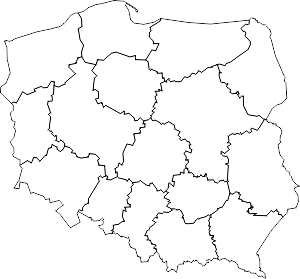
#> input picture report3/polska.png, 300 x 279 px
$ jupyter execute report3.ipynb
#> lines starting #> are read from the running program, lines starting #| are printed output that depends on the picture; long printed decimals are rounded
*The report must be prepared individually. You can use the Internet to research the questions, but do not use your findings verbatim; paraphrase them instead. Do not share or copy your report - in case of a suspicion of plagiarism you will lose your points from this report.*

Author: Szymon Czajkowski 156067

[cell 1]
import matplotlib.pyplot as plt
import matplotlib.image as mpimg
import random
import math

[cell 2]
class Problem:
    ### to solve a problem using Evolutionary Algorithms, me must define four methods

    def random_solution(self):
        # this method returns a random solution for a given problem
        # ...we need it to create the initial population!
        return []

    def evaluate(self, s):
        # this method returns the quality of a given solution s
        # ...we need it to decide which solutions should participate in creating the new population!
        return 0.0

    def mutate(self, s):
        # this method returns a slightly modified solution s
        # ...this is one of the evolutionary operators!
        return s[:]

    def crossover(self, s1, s2):
        # this method returns a solution that is a combination of its parent solutions - s1 and s2
        # ...this is one of the evolutionary operators!
        return s1[:]

    ### additionally, we should define a method that will give us a preview of any given solution s
    def display_solution_param(self, s):
        print(s)

[cell 3]
class TSP(Problem):
    cities = 0
    distances = []
    locations = []

    def __init__(self, cities, city_coords=None, seed=1234):
        # we draw random locations for the cities and we prepare a matrix of distances between them - it will come useful later!

#> called with cities = 16, seed = 1234
        random.seed(seed)
        self.cities = cities

        self.locations = []
        if city_coords is None:
            for i in range(cities):
                self.locations.append((random.random(), random.random()))
        else:
            for i in range(cities):
                self.locations.append(city_coords[i])

        self.distances = []
        for i in range(cities):
            self.distances.append([])
            for j in range(cities):
                self.distances[i].append(self.distance(i, j))

    def distance(self, c1, c2):
        # euclidean distance between two points on a map

        loc1, loc2 = self.locations[c1], self.locations[c2]
        return math.sqrt((loc1[0]-loc2[0])**2 + (loc1[1]-loc2[1])**2)

    def random_solution(self):
        # we return a random permutation of numbers, which corresponds to a random order of visiting cities

        s = [i for i in range(self.cities)]
        random.shuffle(s)
        return s

    def evaluate(self, s):
        # length of the route is equal to the sum of distances between all subsequent cities
        # notice that we include the distance between the first and the last city as well! the route is a loop!

        fit = 0
        for i in range(len(s)):
            fit += self.distances[s[i]][s[i+1 if i+1<len(s) else 0]]
        return fit

    def mutate(self, s):
        # to mutate a solution, we reverse a random subsequence of the solution
        # the route is a loop, so we need to handle the subsequences that cross the end of the array in a special way!

        sol = s[:]
        c1, c2 = random.sample(range(0, self.cities), 2)
        if c1 < c2:
            rev = sol[c1:c2+1]
            rev.reverse()
            sol[c1:c2+1] = rev
        else:
            rev = sol[c1:] + sol[:c2+1]
            rev.reverse()
            sol[:(c2+1)] = rev[-(c2+1):]
            sol[c1:] = rev[:-(c2+1)]
        return sol

    def crossover(self, s1, s2):
        # to combine two different routes, we use OX (order crossover)

        sol1, sol2 = s1[:], s2[:]
        c1, c2 = random.sample(range(0, self.cities), 2)
        if c2 < c1:
            ctmp = c1
            c1 = c2
            c2 = ctmp
        sol1[c1:c2+1] = list(filter(lambda x: x in sol1[c1:c2+1], s2))
        sol2[c1:c2+1] = list(filter(lambda x: x in sol2[c1:c2+1], s1))

        return sol1, sol2

    def display_solution(self, solution):
        fig, ax = plt.subplots(figsize=(8, 8))

        x = [i[1] for i in [self.locations[c] for c in solution]]
        y = [i[0] for i in [self.locations[c] for c in solution]]
        x.append(x[0])
        y.append(y[0])
        line, = ax.plot(x, y, 'go-',linewidth=2)

        plt.xlim((-0.03,1.03))
        plt.ylim((-0.03,1.03))
        plt.show()

[cell 4]
class TSP_Poland(TSP):

    def dist(self, x1, y1, x2, y2):
        return ((x1-x2)**2+(y1-y2)**2)**(1/2)

    def __init__(self, seed=1234):
        city_names = ["Poznan", "Wroclaw", "Krakow", "Warszawa", "Gdansk", "Katowice", "Lodz",
                       "Bialystok", "Rzeszow", "Szczecin", "Lublin", "Olsztyn", "Kielce", "Gdynia", "Bydgoszcz", "Zakopane"]
        city_coords = {
            "Poznan": (52.409538, 16.931992),
            "Wroclaw": (51.107883, 17.038538),
            "Krakow": (50.049683, 19.944544),
            "Warszawa": (52.237049, 21.017532),
            "Gdansk": (54.372158, 18.638306),
            "Katowice": (50.270908, 19.039993),
            "Lodz": (51.759445, 19.457216),
            "Bialystok": (53.13333, 23.16433),
            "Rzeszow": (50.041187, 21.999121),
            "Szczecin": (53.42894, 14.55302),
            "Lublin": (51.25, 22.56667),
            "Olsztyn": (53.77995, 20.49416),
            "Kielce": (50.87033, 20.62752),
            "Gdynia": (54.51889, 18.53188),
            "Bydgoszcz": (53.1235, 18.00762),
            "Zakopane": (49.29899, 19.94885)
        }
        super().__init__(len(city_names), [city_coords[city] for city in city_names], seed)

    ### DISPLAY (you don't have to read it) ###

    def force_aspect(self, ax, aspect=1):
        im = ax.get_images()
        extent =  im[0].get_extent()
        ax.set_aspect(abs((extent[1]-extent[0])/(extent[3]-extent[2]))/aspect)


    def display_solution(self, solution):
        self.display_solution_param(solution, True, [11.328361, 27.045778], [49.0025, 54.835778])

    def display_solution_param(self, solution, show_map, xlim, ylim):
#> called with show_map = True
        fig, ax = plt.subplots(figsize=(8, 8))

        if show_map:
            datafile = 'polska.png'
            img = mpimg.imread(datafile)
#> img is the input picture: shape (279, 300, 4) float32; mean R, G, B, A 0.48, 0.48, 0.48, 0.0362
            plt.imshow(img, zorder=0, extent=[14.245, 24.129139, 49.0025, 54.835778])

        x = [i[1] for i in [self.locations[c] for c in solution]]
        y = [i[0] for i in [self.locations[c] for c in solution]]
        x.append(x[0])
        y.append(y[0])
        line, = ax.plot(x, y, 'go-',linewidth=2)

        if show_map:
            plt.xlabel('Longitude')
            plt.ylabel('Latitude')
            self.force_aspect(ax)

        plt.xlim(xlim)
        plt.ylim(ylim)
        plt.show()
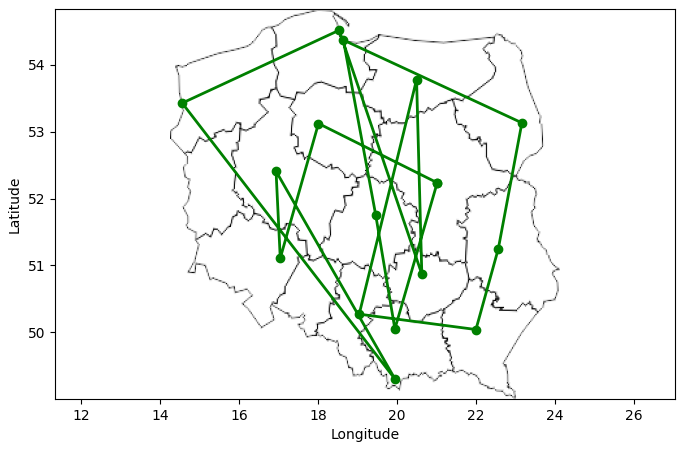
#> figure drawn by matplotlib, 1 panel

**Task 1:** Generate a random route for the TSP_Poland problem (class: TSP_Poland). Present the solution (*display_solution()*) and its length (*evaluate()*) for that route and three possible mutations of that route. Repeat that for a new instance of the problem (a new object of the same class). Did the routes change? Why / why not?

[cell 5]
for i in range(2):
    tsp = TSP_Poland()
    print(f"-------- Instance {i} --------")
    sample_route = tsp.random_solution()
    tsp.display_solution(sample_route)
    print(f"Inital route length: {tsp.evaluate(sample_route)}")
    for j in range(3):
        mutated_route = tsp.mutate(sample_route)
        tsp.display_solution(mutated_route)
        print(f"{j} mutated route length: {tsp.evaluate(mutated_route)}")

In the scope of one instance the routes differ only slightly since the mutations provide only small changes to the inital solution -> their purpose is to exploit the optimization landscape and not to explore it. The routes don't change between instances of the problem because the same seed is used for both of them.

**Task 2:** Implement an algorithm searching for the best solution by generating random solutions. Write down the average fitness of the best solution after 10, 100, 1000 and 10 000 evaluated solutions over 10 runs of the algorithm.

[cell 6]
tsp = TSP_Poland()


def random_search_algorithm(number_of_solutions_to_evaluate, number_of_runs = 10):
#> called with number_of_solutions_to_evaluate = 10000, number_of_runs = 10
    best_solutions_after10 = []
    best_solutions_after100 = []
    best_solutions_after1000 = []
    best_solutions_after10000 = []
    for _ in range(number_of_runs):
        current_min_fitness = tsp.evaluate(tsp.random_solution())
        for i in range(2, number_of_solutions_to_evaluate+1): #range is from two since the first solution was already evaluated before
            solution = tsp.random_solution()
            fitness = tsp.evaluate(solution)
            if fitness < current_min_fitness:
                current_min_fitness = fitness
            if i == 10:
                best_solutions_after10.append(current_min_fitness)
            if i == 100:
                best_solutions_after100.append(current_min_fitness)
            if i == 1000:
                best_solutions_after1000.append(current_min_fitness)
            if i == 10000:
                best_solutions_after10000.append(current_min_fitness)
    print(f"Average after 10 random solutions: {sum(best_solutions_after10)/len(best_solutions_after10)}")
#| Average after 10 random solutions: 47.878
    print(f"Average after 100 random solutions: {sum(best_solutions_after100)/len(best_solutions_after100)}")
#| Average after 100 random solutions: 43.326
    print(f"Average after 1000 random solutions: {sum(best_solutions_after1000)/len(best_solutions_after1000)}")
#| Average after 1000 random solutions: 40.411
    print(f"Average after 10000 random solutions: {sum(best_solutions_after10000)/len(best_solutions_after10000)}")
#| Average after 10000 random solutions: 37.516

random_search_algorithm(10000)

**Task 3:** Implement a steady-state evolutionary algorithm with tournament selection and random deletion. Let it be parametrized with four parameters: the size of the population $N$, the size of the tournament $t$, the probability of mutation $p_m$ and the probability of crossover $p_c$. The algorithm should terminate after testing a given number of solutions, or (if the number of solutions to be tested is not given) after 1000 evaluations without improvement.

* Assume $N=20$, $t=3$, $p_m=0.6$ and $p_c=0.2$. For the TSP_Poland problem, write down the average fitness of the best solution after 10, 100, 1000 and 10 000 evaluated solutions over 10 runs of the algorithm. Does the algorithm find better solutions than random search?
**Answer:** The evolutionary algorithm finds better solutions than the random search. The reason for that is explained below.
* What is the difference between random search and evolution?
**Answer:** Evolution leads to obtaining better solutions than random search since it uses reproductive pressure, crossovers (for exploring the optimization landscape) and mutations (for exploiting the optimization landscape). It leads to preserving more preferable solutions and using them while generating new ones, rather than relying on pure luck (as in random search).

[cell 7]
tsp = TSP_Poland()

def create_initial_population(size):
    population = []
    for _ in range(size):
        population.append(tsp.random_solution())
    return population

#This function choses random solutions from the population and returns the best of them
def tournament(population, number_of_participants):
    participants = random.sample(population, k=number_of_participants)
    fitness_list = [tsp.evaluate(participant) for participant in participants]
    index_of_best_solution = fitness_list.index(min(fitness_list))
    return participants[index_of_best_solution]

def create_new_solution(population, number_of_participants, probability_of_mutation = 0.6, probability_of_crossover = 0.2):
    new_solution = 0
    if random.random() < probability_of_crossover:
        parent1 = tournament(population, number_of_participants)
        parent2 = tournament(population, number_of_participants)
        new_solution = tsp.crossover(parent1,parent2)[random.randrange(1,2)] #it is necessery to choose randomly from two solutions obtained from crossover
    else: new_solution = tournament(population, number_of_participants)
    if random.random() < probability_of_mutation:
        new_solution = tsp.mutate(new_solution)
    return new_solution

def update_population(population, new_solution):
    del population[random.randrange(len(population))]
    population.append(new_solution)
    return population

def evolutionary_algortihm(number_of_solutions_to_be_tested = 0, number_of_runs = 10, population_size = 20, number_of_participants = 3, probability_of_mutation = 0.6, probability_of_crossover = 0.2):
#> called with number_of_solutions_to_be_tested = 10000, number_of_runs = 10, population_size = 20, number_of_participants = 3, probability_of_mutation = 0.6, probability_of_crossover = 0.2
    best_solutions_after10 = []
    best_solutions_after100 = []
    best_solutions_after1000 = []
    best_solutions_after10000 = []
    if number_of_solutions_to_be_tested == 0:
        total_steps = 0
        for _ in range(number_of_runs):
            number_of_iterations_without_improvements = 0
            population = create_initial_population(population_size)
            current_min_fitness = min([tsp.evaluate(solution) for solution in population])
            step = 1
            while(number_of_iterations_without_improvements<1000):
                new_solution = create_new_solution(population, number_of_participants, probability_of_mutation, probability_of_crossover)
                new_solution_fitness = tsp.evaluate(new_solution)
                population = update_population(population, new_solution)
                if new_solution_fitness < current_min_fitness:
                    current_min_fitness = new_solution_fitness
                    number_of_iterations_without_improvements = 0
                else:
                    number_of_iterations_without_improvements += 1
                if step == 10:
                    best_solutions_after10.append(current_min_fitness)
                if step == 100:
                    best_solutions_after100.append(current_min_fitness)
                if step == 1000:
                    best_solutions_after1000.append(current_min_fitness)
                if step == 10000:
                    best_solutions_after10000.append(current_min_fitness)
                step += 1
            total_steps += step
        print(f"Average number of iterations before termination: {total_steps/number_of_runs}")

    else:
        for _ in range(number_of_runs):
            population = create_initial_population(population_size)
            current_min_fitness = min([tsp.evaluate(solution) for solution in population])
            for i in range(1,number_of_solutions_to_be_tested+1):
                new_solution = create_new_solution(population, number_of_participants, probability_of_mutation, probability_of_crossover)
                new_solution_fitness = tsp.evaluate(new_solution)
                population = update_population(population, new_solution)
                if new_solution_fitness < current_min_fitness:
                    current_min_fitness = new_solution_fitness
                if i == 10:
                    best_solutions_after10.append(current_min_fitness)
                if i == 100:
                    best_solutions_after100.append(current_min_fitness)
                if i == 1000:
                    best_solutions_after1000.append(current_min_fitness)
                if i == 10000:
                    best_solutions_after10000.append(current_min_fitness)

    print(f"Average after 10 iterations: {sum(best_solutions_after10)/len(best_solutions_after10)}" if len(best_solutions_after10) != 0 else f"Algorithm terminated before obtaining enough solutions to display the average")
    print(f"Average after 100 iterations: {sum(best_solutions_after100)/len(best_solutions_after100)}" if len(best_solutions_after100) != 0 else f"Algorithm terminated before obtaining enough solutions to display the average")
    print(f"Average after 1000 iterations: {sum(best_solutions_after1000)/len(best_solutions_after1000)}" if len(best_solutions_after1000) != 0 else f"Algorithm terminated before obtaining enough solutions to display the average")
    print(f"Average after 10000 iterations: {sum(best_solutions_after10000)/len(best_solutions_after10000)}" if len(best_solutions_after10000) != 0 else f"Algorithm terminated before obtaining enough solutions to display the average")

evolutionary_algortihm(10000)
